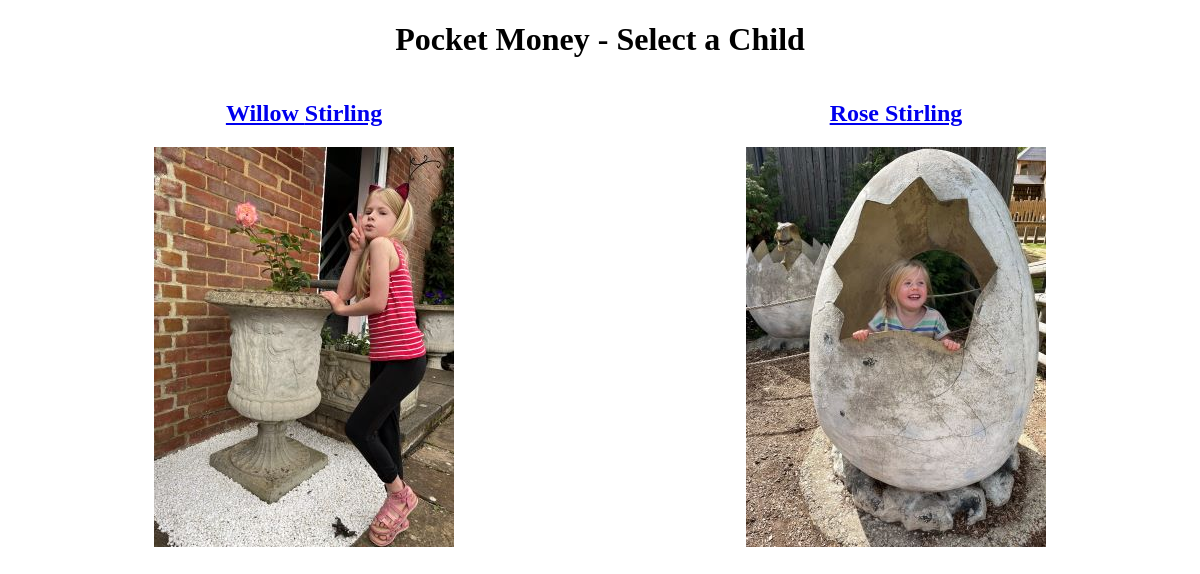
The page /pocket_money/ on the database its author committed.
### pocket_money_app/models.py (models this page shows, shortened)
class Child(models.Model):
  firstname = models.CharField(max_length=30)
  lastname = models.CharField(max_length=30)

### pocket_money_app/views.py (the view)
# urls.py: path("", views.index, name="index"),
def index(request):
  children = Child.objects.all().values()
  template = loader.get_template('pocket_money.html')
  context = {
    'children': children,
  }
  return HttpResponse(template.render(context, request))

### pocket_money_app/templates/pocket_money.html (shortened to what this page needs)
{% extends "base.html" %}
{% load static %}
{% block content %}
    <h1>Pocket Money - Select a Child</h1>
<div class="grid-container-pm">
    {% for x in children %}
        <div class="grid-child">
            <a href="details/{{ x.id }}">
                <h2>{{ x.firstname }} {{ x.lastname }}</h2>
                <img src="{% static x.firstname %}.jpg" alt="photo of {{ x.firstname }}">
            </a>
        </div>
    {% endfor %}
</div>
{% endblock %}

### pocket_money_app/static/pocket_money.css (style rules this page uses)
body { background-image: url("tie_dye_background.jpg"); font-family: verdana; text-align: center; }
.grid-container-pm { display: grid; grid-template-columns: auto auto; }
.grid-child { padding-bottom: 20px; height: 400px; }

### rows shown on the page
Child: firstname "Willow", lastname "Stirling", firstname (picture)
Child: firstname "Rose", lastname "Stirling", firstname (picture)
